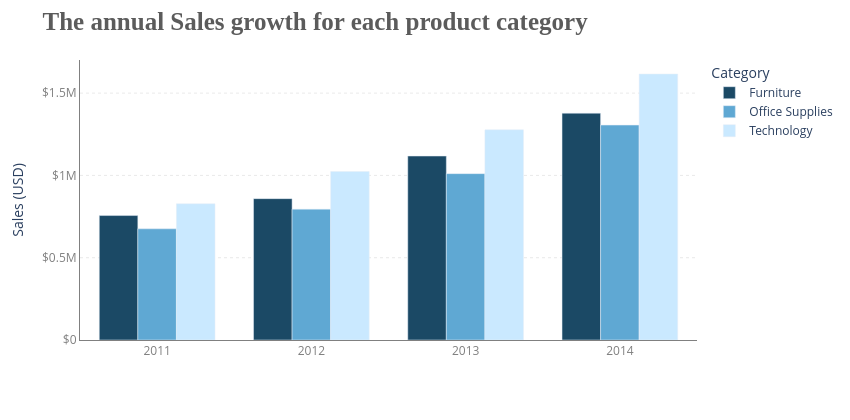

The cell this chart's notebook holds for it:
### Code cell
growth_cate_year = pd.pivot_table(
    data=df,
    index='Year',
    columns='Category',
    values=['Sales', 'Profit'],
    aggfunc=['sum']
)

def Display_Sales_cate_year():
    data = growth_cate_year['sum']['Sales']
    
    fig4 = px.bar(
        data,
        x=data.index,
        y=data.columns,
        barmode='group',
        color_discrete_sequence=['#1B4965', '#5FA8D3', '#CAE9FF']   # warna tetap: dark → medium → light
    )
    
    fig4.update_layout(
        title_text="<b>The annual Sales growth for each product category</b>",
        title_font_size=25,
        title_font_family="Liberation Serif",
        title_font_color="#5b5b5b",
        xaxis_title='',          
        yaxis_title='',          
        plot_bgcolor='white',
        bargap=0.25,
        width=850,
        height=420,
        showlegend=True
    )
    
    # --- Y-axis professional formatting ---
    fig4.update_yaxes(
        title_text="Sales (USD)",           # tetap memberi konteks penting
        showgrid=True,
        gridwidth=0.5,
        gridcolor='lightgray',
        griddash='dot',
        tickfont=dict(color='gray'),
        showline=True,
        linewidth=1,
        linecolor='gray',
        tickprefix="$",
        separatethousands=True
    )
    
    # --- X-axis clean formatting ---
    fig4.update_xaxes(
        tickfont=dict(color='gray'),
        showline=True,
        linewidth=1,
        linecolor='gray'
    )
    
    fig4.show()

Display_Sales_cate_year()

### Figure 1 — Plotly figure (JSON) as saved in the notebook; plotly's stock layout.template omitted (floating-point values rounded to 4 significant figures)
{"data": [{"alignmentgroup": "True", "hovertemplate": "Category=Furniture<br>Year=%{x}<br>value=%{y}<extra></extra>", "legendgroup": "Furniture", "marker": {"color": "#1B4965", "pattern": {"shape": ""}}, "name": "Furniture", "offsetgroup": "Furniture", "orientation": "v", "showlegend": true, "textposition": "auto", "type": "bar", "x": [2011, 2012, 2013, 2014], "xaxis": "x", "y": [756171, 858913, 1117739, 1378061], "yaxis": "y"}, {"alignmentgroup": "True", "hovertemplate": "Category=Office Supplies<br>Year=%{x}<br>value=%{y}<extra></extra>", "legendgroup": "Office Supplies", "marker": {"color": "#5FA8D3", "pattern": {"shape": ""}}, "name": "Office Supplies", "offsetgroup": "Office Supplies", "orientation": "v", "showlegend": true, "textposition": "auto", "type": "bar", "x": [2011, 2012, 2013, 2014], "xaxis": "x", "y": [675642, 795113, 1010793, 1305782], "yaxis": "y"}, {"alignmentgroup": "True", "hovertemplate": "Category=Technology<br>Year=%{x}<br>value=%{y}<extra></extra>", "legendgroup": "Technology", "marker": {"color": "#CAE9FF", "pattern": {"shape": ""}}, "name": "Technology", "offsetgroup": "Technology", "orientation": "v", "showlegend": true, "textposition": "auto", "type": "bar", "x": [2011, 2012, 2013, 2014], "xaxis": "x", "y": [827698, 1023467, 1277328, 1616198], "yaxis": "y"}], "layout": {"bargap": 0.25, "barmode": "group", "height": 420, "legend": {"title": {"text": "Category"}, "tracegroupgap": 0}, "margin": {"t": 60}, "plot_bgcolor": "white", "showlegend": true, "title": {"font": {"color": "#5b5b5b", "family": "Liberation Serif", "size": 25}, "text": "<b>The annual Sales growth for each product category</b>"}, "width": 850, "xaxis": {"anchor": "y", "domain": [0, 1], "linecolor": "gray", "linewidth": 1, "showline": true, "tickfont": {"color": "gray"}, "title": {"text": ""}}, "yaxis": {"anchor": "x", "domain": [0, 1], "gridcolor": "lightgray", "griddash": "dot", "gridwidth": 0.5, "linecolor": "gray", "linewidth": 1, "separatethousands": true, "showgrid": true, "showline": true, "tickfont": {"color": "gray"}, "tickprefix": "$", "title": {"text": "Sales (USD)"}}}}
